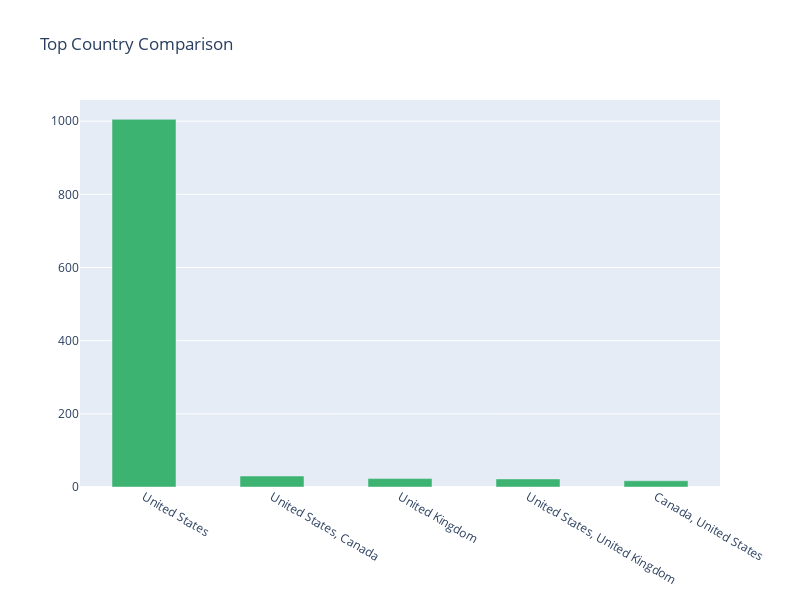

Source (notebook cell):
### Code cell
from plotly.subplots import make_subplots
import plotly.graph_objects as go
import psycopg2
import pandas as pd

try:
    dbConnection = psycopg2.connect( #Connect to PostgreSQL
        user = "postgres",
        password = "1234567",
        host = "127.0.0.1",
        port = "5432",
        database = "dap_db")
    dbConnection.set_isolation_level(0) #For Autocommit
    dbCursor = dbConnection.cursor() #Mshow_iddleware to allow connection for executing SQL queries.
    dbCursor.execute("select exists(select * from pg_database where datname='dap_db')")
    
    colors = {'C': '#3cb371'}
    
    ##TOP Country query 
    
    top_country_hotstar="select count(show_id) as show_count,country from public.disney_hotstar where country != 'nan' group by country order by show_count desc limit 5"
    hotstar_country_count = pd.read_sql_query(top_country_hotstar,con=dbConnection)
        
    fig = make_subplots(rows=1, cols=1)
    fig.add_trace(
        go.Bar(x = [i for i in hotstar_country_count.country],y = [i for i in hotstar_country_count.show_count],name = 'hotstar',width=.5,marker={'color': colors['C']}))
    fig.update_layout(height=600, width=800, title_text="Top Country Comparison")
    fig.show()
    
    
except (Exception , psycopg2.Error) as dbError : #Error Handling
    print ("Error while connecting to PostgreSQL:", dbError)

### Figure 1 — Plotly figure (JSON) as saved in the notebook; plotly's stock layout.template omitted (floating-point values rounded to 4 significant figures)
{"data": [{"marker": {"color": "#3cb371"}, "name": "hotstar", "type": "bar", "width": 0.5, "x": ["United States", "United States, Canada", "United Kingdom", "United States, United Kingdom", "Canada, United States"], "y": [1005, 30, 23, 22, 17]}], "layout": {"height": 600, "title": {"text": "Top Country Comparison"}, "width": 800, "xaxis": {"anchor": "y", "domain": [0, 1]}, "yaxis": {"anchor": "x", "domain": [0, 1]}}}
